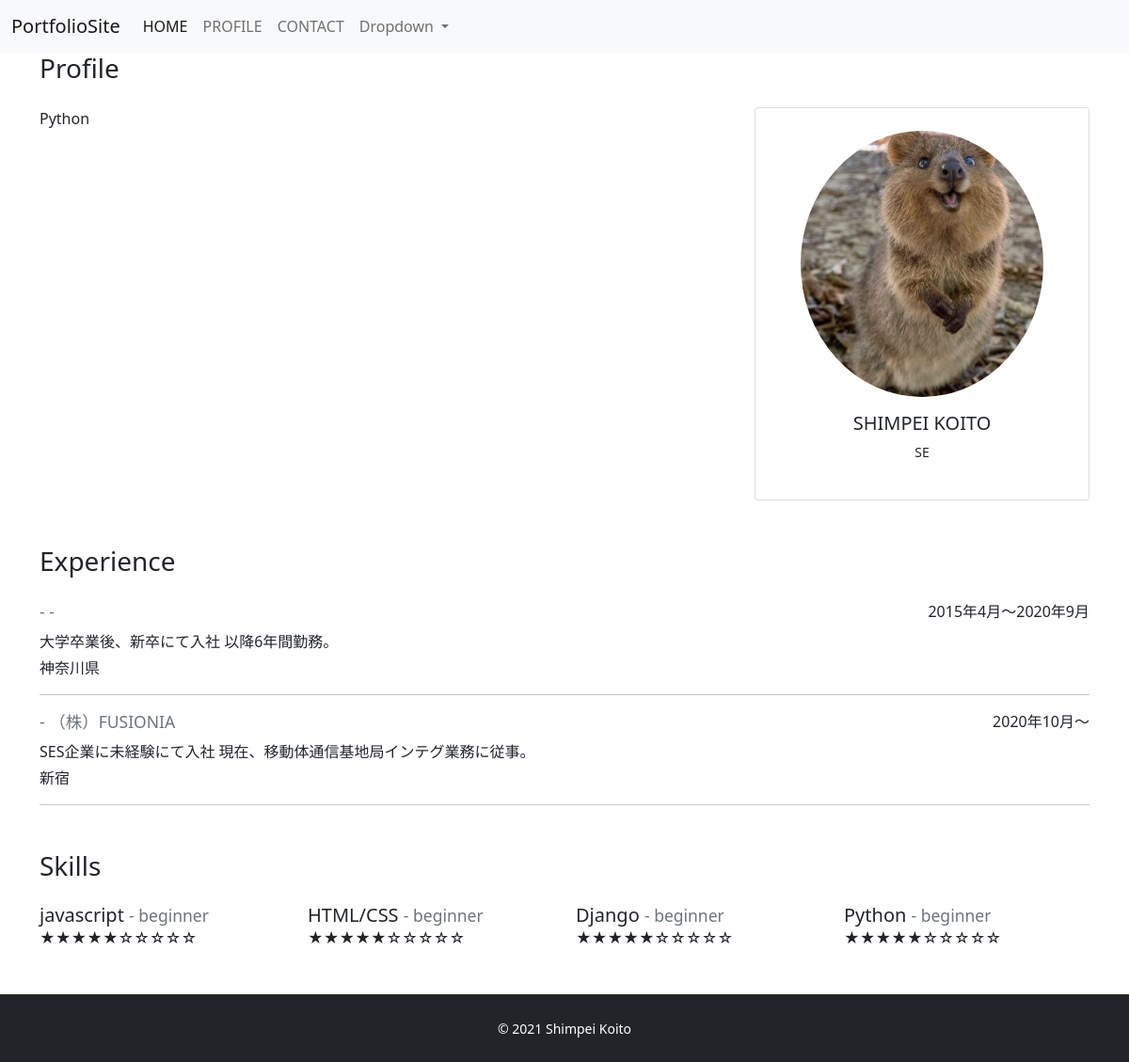
/profile, run on the app's committed database.
### app/models.py (models this page shows, shortened)
class Profile(models.Model):
    title = models.CharField('タイトル', max_length=100, null=True, blank=True)
    subtitle = models.CharField('サブタイトル', max_length=100, null=True, blank=True)
    name = models.CharField('名前', max_length=100, null=True, blank=True)
    age = models.IntegerField('年齢')
    job = models.CharField('仕事', max_length=100, null=True, blank=True)
    introduction = models.TextField('自己紹介')
    github = models.CharField('github', max_length=100, null=True, blank=True)
    topimage = models.ImageField(upload_to='image', verbose_name='トップ画像')
    subimage = models.ImageField(upload_to='image', verbose_name='サブ画像')

class Experience(models.Model):
    occupation = models.CharField('職種', max_length=100)
    company = models.CharField('会社', max_length=100)
    description = models.TextField('説明')
    place = models.CharField('場所', max_length=100)
    period = models.CharField('期間', max_length=100)

class Skill(models.Model):
    name = models.CharField('スキル', max_length=100)
    level = models.CharField('レベル', max_length=100)
    percentage = models.IntegerField('パーセンテージ')

### app/views.py (the view)
# urls.py: path('profile', views.ProfileView.as_view(), name='profile')
class ProfileView(View):
    def get(self, request, *args, **kwargs):
        profile_data = Profile.objects.all()
        if profile_data.exists():
            profile_data = profile_data.order_by("-id")[0]
        experience_data = Experience.objects.order_by("-id")
        skill_data = Skill.objects.order_by("-id")
        return render(request, 'app/profile.html', {
            'profile_data': profile_data,
            'experience_data': experience_data,
            'skill_data': skill_data,
        })

### app/templates/app/profile.html (shortened to what this page needs)
{% extends 'app/base.html' %}
{% block content %}
<h3 class="mb-4">Profile</h3>
<div class="mb-5">
    <div class="row">
        <div class="col-md-8">
            <p>{{ profile_data.introduction|linebreaksbr }}</p>
        </div>
        <div class="col-md-4">
            <div class="card text-center px-5 py-4">
                <div class="avatar mb-3">
                    <img src="{{ profile_data.subimage.url}}" alt="" class="card-img-top rounded-circle">
                </div>
                <h5 class="font-weight-bolder">{{ profile_data.name }}</h5>
                <p class="mb-3 small text-center">{{ profile_data.job|linebreaksbr }}</p>
            </div>
        </div>
    </div>
</div>
<h3 class="mb-4">Experience</h3>
<div class="mb-5">
    {% for experience in experience_data %}
    <div class="d-flex justify-content-between">
        <h5>
            {{ experience_data.occupation }}<span class="small text-secondary"> - {{ experience.company }}</span>
        </h5>
        <p class="mb-1">{{ experience.period }}</p>
    </div>
    <p class="mb-1">{{ experience.description }}</p>
    <p>{{ experience.place }}</p>
    <hr />
    {% endfor %}
</div>
<h3 class="mb-4">Skills</h3>
<div class="mb-5">
    <div class="row">
        {% for skill in skill_data %}
        <div class="col-6 col-md-3">
            <h5 class="mb-0">
                {{ skill.name }} <span class="small text-secondary">- {{ skill.level }}</span>
            </h5>
            <div class="d-flex flex-row">
                <div class="star-rating">
                    <div class="star-rating-front" style="width: {{ skill.percentage }}%">★★★★★</div>
                </div>
                <div class="star-rating-back">☆☆☆☆☆</div>
            </div>
        </div>
        {% endfor %}
    </div>
</div>
{% endblock content %}

### app/templates/app/base.html (shortened to what this page needs)
{% load static %}
<!DOCTYPE html>
<html lang="en">
<head>
    <link
        href="https://cdn.jsdelivr.net/npm/bootstrap@5.0.0-beta1/dist/css/bootstrap.min.css"
        rel="stylesheet">
</head>
<body>
    <nav class="navbar navbar-expand-lg navbar-light bg-light">
        <div class="container-fluid">
          <a class="navbar-brand" href="/">PortfolioSite</a>
          <div class="collapse navbar-collapse" id="navbarSupportedContent">
            <ul class="navbar-nav me-auto mb-2 mb-lg-0">
              <li class="nav-item">
                <a class="nav-link active" aria-current="page" href="/">HOME</a>
              </li>
              <li class="nav-item">
                <a class="nav-link" href="{% url 'profile' %}">PROFILE</a>
              </li>
              <li class="nav-item">
                <a class="nav-link" href="#">CONTACT</a>
              </li>
              <li class="nav-item dropdown">
                <a class="nav-link dropdown-toggle" href="#" id="navbarDropdown" role="button" data-bs-toggle="dropdown" aria-expanded="false">
                  Dropdown
                </a>
              </li>
          </div>
        </div>
      </nav>
    <main>
        <div class="container">
            {% block content %} {% endblock %}
        </div>
    </main>
    <footer class="py-4 bg-dark text-center">
        <small class="text-white">&copy; 2021 Shimpei Koito</small>
    </footer>
</body>
</html>

### data on the page
Profile: introduction "Python", subimage (picture), name "SHIMPEI KOITO", job "SE"
Experience: company "-", period "2015年4月～2020年9月", description "大学卒業後、新卒にて入社 以降6年間勤務。", place "神奈川県"
Experience: company "（株）FUSIONIA", period "2020年10月～", description "SES企業に未経験にて入社 現在、移動体通信基地局インテグ業務に従事。", place "新宿"
Skill: name "javascript", level "beginner", {{ skill.percentage }} 10 (drawn)
Skill: name "HTML/CSS", level "beginner", {{ skill.percentage }} 10 (drawn)
Skill: name "Django", level "beginner", {{ skill.percentage }} 10 (drawn)
Skill: name "Python", level "beginner", {{ skill.percentage }} 10 (drawn)
